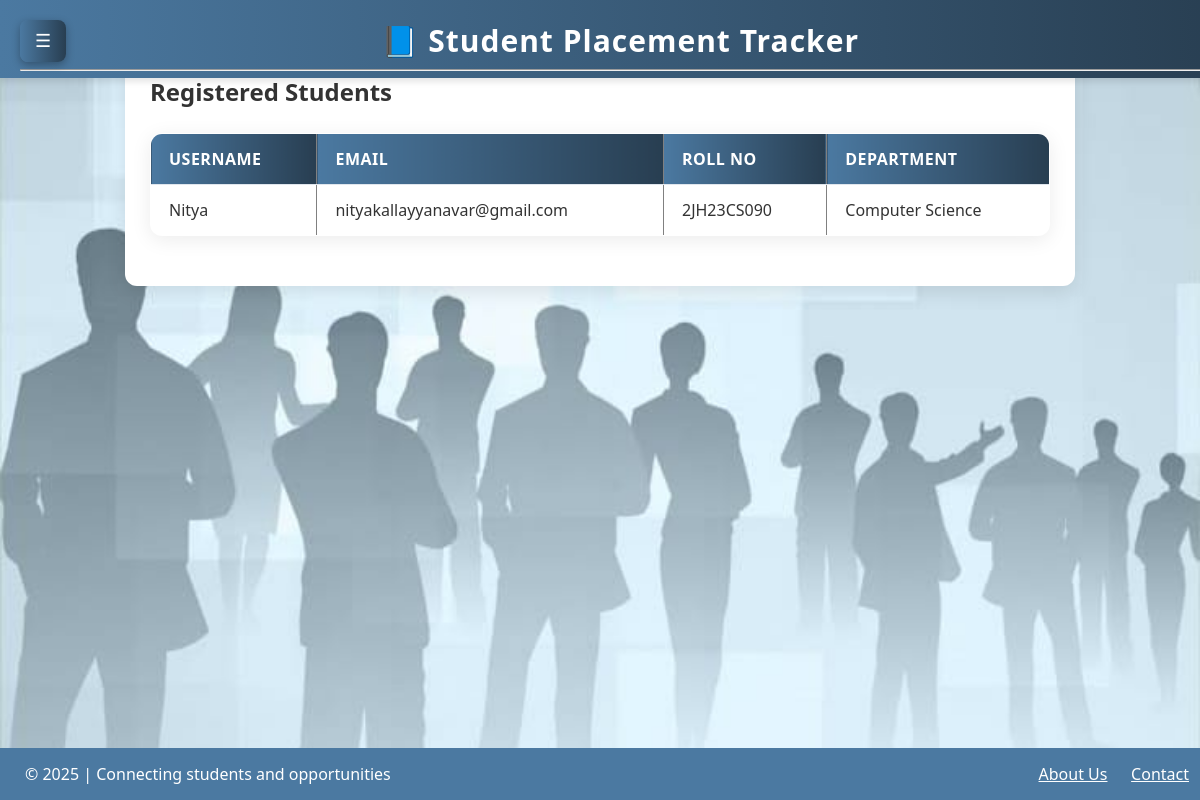
The app's page /view_students (signed in) with its own data.
### app.py (models this page shows)
class Student(db.Model):
    id = db.Column(db.Integer, primary_key=True)
    user_id = db.Column(db.Integer, db.ForeignKey('user.id'), nullable=False)
    roll_no = db.Column(db.String(50), nullable=False)
    department = db.Column(db.String(100), nullable=False)
    skills = db.Column(db.String(200))
    resume_path = db.Column(db.String(200))
    applications = db.relationship('Application', backref='student')

class User(db.Model):
    id = db.Column(db.Integer, primary_key=True)
    username = db.Column(db.String(100), unique=True, nullable=False)
    email = db.Column(db.String(100), unique=True, nullable=False)
    password = db.Column(db.String(200), nullable=False)
    role = db.Column(db.String(20), nullable=False, default='student')
    student = db.relationship('Student', backref='user', uselist=False)

### app.py (the view)
@app.route('/view_students')
def view_students():
    if session.get('role') != 'admin' or 'user_id' not in session:
        flash("Access denied! Admins only.", "danger")
        return redirect(url_for('login'))
    students = Student.query.all()
    return render_template('view_students.html', students=students)

### templates/view_students.html
{% extends "base.html" %}
{% block content %}
<h2>Registered Students</h2>
<table border="1" cellpadding="10">
    <tr>
        <th>Username</th>
        <th>Email</th>
        <th>Roll No</th>
        <th>Department</th>
    </tr>
    {% for student in students %}
    <tr>
        <td>{{ student.user.username }}</td>
        <td>{{ student.user.email }}</td>
        <td>{{ student.roll_no }}</td>
        <td>{{ student.department }}</td>
    </tr>
    {% endfor %}
</table>
{% endblock %}

### static/css/style.css (style rules this page uses)
body { font-family: 'Segoe UI', Tahoma, Geneva, Verdana, sans-serif; margin: 0; padding: 0; background: linear-gradient(to right, #f0f4f8, #d9e2ec); color: #333; background-image: url(image.jpg); background-position: center; background-size:cover; }
table { width: 100%; border-collapse: collapse; margin: 25px 0; font-size: 16px; text-align: left; background: #ffffff; border-radius: 12px; overflow: hidden; box-shadow: 0 4px 20px rgba(0, 0, 0, 0.08); }
th, td { padding: 14px 18px; border-bottom: 1px solid #e0e6ed; }
th { background: linear-gradient(90deg, #4b79a1, #283e51); color: #fff; font-weight: 600; text-transform: uppercase; letter-spacing: 0.5px; }
td { color: #333; }
table tr:last-child td { border-bottom: none; }

### templates/base.html (style rules this page uses)
body { display: flex; flex-direction: column; align-items: center; justify-content: flex-start; min-height: 100vh; overflow-x: hidden; margin: 0; }

### records on screen
Student: user.username "Nitya", user.email "nityakallayyanavar@gmail.com", roll_no "2JH23CS090", department "Computer Science"
